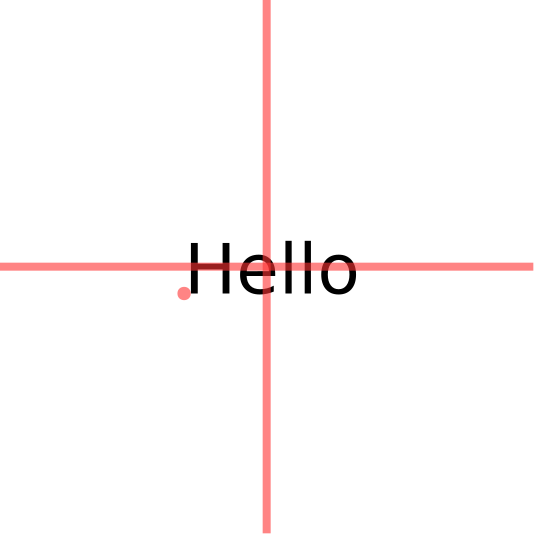

Write Python code to recreate this figure.
#!/usr/bin/env python3
# -*- coding: utf-8 -*-

# Copyright (c) 2014 Jérémie DECOCK (http://www.jdhp.org)

# Permission is hereby granted, free of charge, to any person obtaining a copy
# of this software and associated documentation files (the "Software"), to deal
# in the Software without restriction, including without limitation the rights
# to use, copy, modify, merge, publish, distribute, sublicense, and/or sell
# copies of the Software, and to permit persons to whom the Software is
# furnished to do so, subject to the following conditions:

# The above copyright notice and this permission notice shall be included in
# all copies or substantial portions of the Software.
 
# THE SOFTWARE IS PROVIDED "AS IS", WITHOUT WARRANTY OF ANY KIND, EXPRESS OR
# IMPLIED, INCLUDING BUT NOT LIMITED TO THE WARRANTIES OF MERCHANTABILITY,
# FITNESS FOR A PARTICULAR PURPOSE AND NONINFRINGEMENT. IN NO EVENT SHALL THE
# AUTHORS OR COPYRIGHT HOLDERS BE LIABLE FOR ANY CLAIM, DAMAGES OR OTHER
# LIABILITY, WHETHER IN AN ACTION OF CONTRACT, TORT OR OTHERWISE, ARISING FROM,
# OUT OF OR IN CONNECTION WITH THE SOFTWARE OR THE USE OR OTHER DEALINGS IN
# THE SOFTWARE.


# SEE:
# - http://cairographics.org/samples/
# - http://cairographics.org/documentation/pycairo/3/reference/index.html
# - http://cairographics.org/pycairo/tutorial/
# - http://www.tortall.net/mu/wiki/CairoTutorial

import cairo
import math

WIDTH, HEIGHT = 400, 400

def main():
    """Main function"""

    # Image surfaces provide the ability to render to memory buffers either
    # allocated by cairo or by the calling code.
    # List of supported surfaces: http://www.cairographics.org/manual/cairo-surfaces.html
    surface = cairo.SVGSurface("text_align_center.svg", WIDTH, HEIGHT)

    # cairo.Context is the object that you send your drawing commands to.
    context = cairo.Context(surface)

    ### DRAW ###
     
    # context.set_source_rgb(0., 0., 0.)
    # context.set_source_rgba(0., 0., 0., 1.)
    #   Sets the source pattern within context to an opaque color. This opaque color
    #   will then be used for any subsequent drawing operation until a new source
    #   pattern is set.
    #   The color components are floating point numbers in the range 0 to 1. If
    #   the values passed in are outside that range, they will be clamped.
    #   The default source pattern is opaque black, (that is, it is equivalent to
    #   cairo_set_source_rgb(context, 0.0, 0.0, 0.0)).
    #   Using set_source_rgb(r, g, b) is equivalent to using
    #   set_source_rgba(r, g, b, 1.0), and it sets your source color to use
    #   full opacity. 
    #
    # context.stroke()
    #   The stroke() operation takes a virtual pen along the current path
    #   according to the current line width, line join, line cap, and dash
    #   settings. After cairo_stroke(), the current path will be cleared from
    #   the cairo context.
    #   See http://www.cairographics.org/manual/cairo-cairo-t.html#cairo-stroke
    #
    # context.fill()
    #   A drawing operator that fills the current path according to the current
    #   fill rule, (each sub-path is implicitly closed before being filled).
    #   After cairo_fill(), the current path will be cleared from the cairo
    #   context.
    #   See http://www.cairographics.org/manual/cairo-cairo-t.html#cairo-fill

    context.set_line_width(0.02)

    context.set_source_rgb(1, 1, 1)
    context.rectangle(0, 0, WIDTH, HEIGHT)
    context.fill()

    # TEXT

    context.set_source_rgb(0, 0, 0)

    context.select_font_face("Sans", cairo.FONT_SLANT_NORMAL, cairo.FONT_WEIGHT_NORMAL)
    context.set_font_size(52.0)

    (x, y, width, height, dx, dy) = context.text_extents("Hello")

    context.move_to(WIDTH/2. - width/2., HEIGHT/2. + height/2.)
    context.show_text("Hello")

    # DRAW HELPING LINES

    context.set_source_rgba(1, 0.2, 0.2, 0.6)
    context.set_line_width(6.0)

    context.arc(WIDTH/2. - width/2., HEIGHT/2. + height/2., 5, 0, math.radians(360))
    context.fill()

    context.move_to(WIDTH/2., 0)
    context.line_to(WIDTH/2, HEIGHT)
    context.stroke()

    context.move_to(0, HEIGHT/2.)
    context.line_to(WIDTH, HEIGHT/2.)
    context.stroke()

    ### WRITE THE SVG FILE ###

    surface.finish()

if __name__ == '__main__':
    main()
